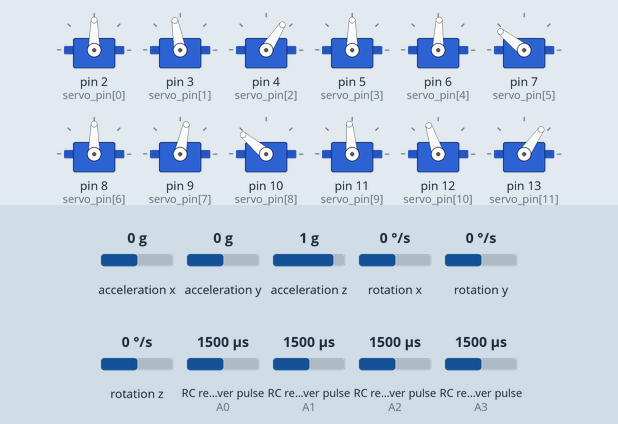
Bench run of a sketch on a simulated Arduino Uno, built with avr-gcc and run on an emulated ATmega328P. Parts: 12 × servo. Wiring (inferred from the names in the program): 4 × RC receiver channel: data A0 / data A1 / data A2 / data A3; MPU-6050 motion sensor at I2C address 0x68. Inputs (shaded band) come from the test bench; at power-on: RC receiver pulse (sensors on A2, A1, A0, A3) 1500 µs, acceleration x 0 g, acceleration y 0 g, acceleration z 1 g, rotation x 0 °/s, rotation y 0 °/s, rotation z 0 °/s. What the sketch prints to the serial monitor is not drawn.

Above: at 5.7 s.
5.8 s: RC receiver pulse (sensor on A2) set to 1528 µs
At 6.28 s:
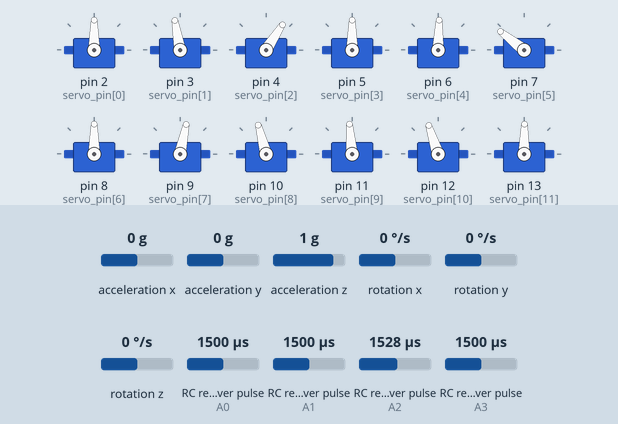
At 7.4 s:
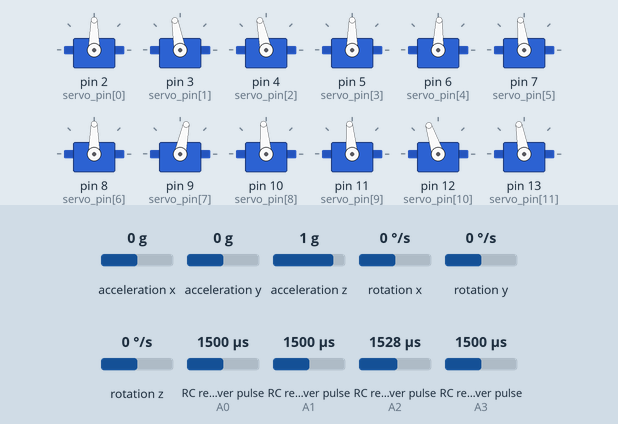
8.2 s: RC receiver pulse (sensor on A1) set to 1469 µs
9.7 s: RC receiver pulse (sensor on A1) set to 1458 µs
At 10.2 s:
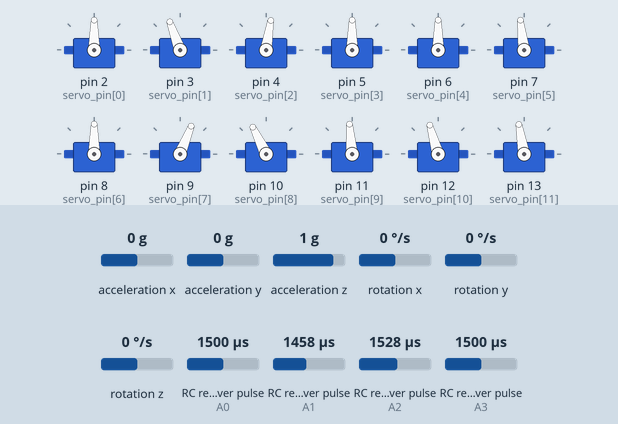
12.7 s: RC receiver pulse (sensor on A0) set to 1476 µs
15.7 s: RC receiver pulse (sensor on A0) set to 1449 µs
At 16.25 s:
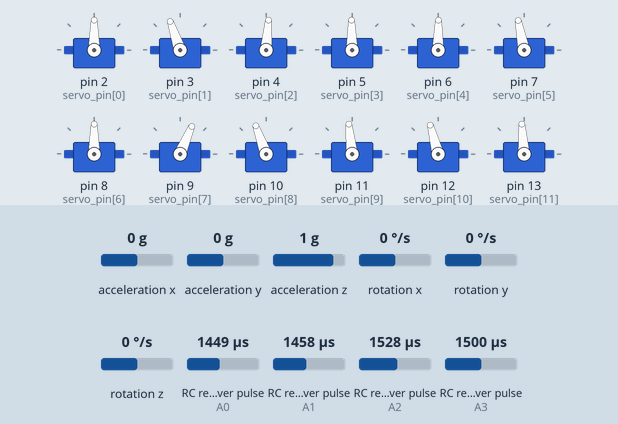
18.7 s: RC receiver pulse (sensor on A0) set to 1020 µs
Timing chart, 0 to 22.7 s (numbered marks = the images above; inputs shaded):
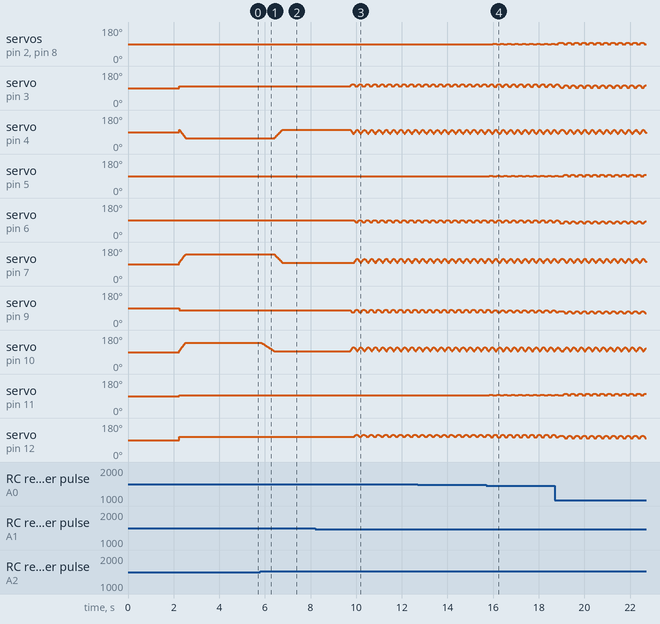

The sketch:

Spot_Mini_Max_The_Robot_Dog.ino
```cpp
/*
Spot Robot controller
Jan De Coster
07/01/2021

More info on www.jandecoster.com
This code is part of an online course. Using this code on your robot requires proper knowledge of the platform.
Do not forget to calibrate your robot to avoid catastrophic failure ;)

RC read based on
Kelvin Nelson's example 24/07/2019
https://create.arduino.cc/projecthub/kelvineyeone/read-pwm-decode-rc-receiver-input-and-apply-fail-safe-6b90eb

*/

#include <Servo.h>

//RC stuff
//RC controller pins
const int CH_0_PIN = A0;
const int CH_1_PIN = A1;
const int CH_2_PIN = A2;
const int CH_3_PIN = A3;
const int deadzone = 20;  //center stick when close to center

int ch_0;
int ch_1;
int ch_2;
int ch_3;
//End RC stuff

//Gyro stuff
#include <Wire.h>
const int MPU = 0x68; // MPU6050 I2C address
float AccX, AccY, AccZ;
float GyroX, GyroY, GyroZ;
float accAngleX, accAngleY, gyroAngleX, gyroAngleY, gyroAngleZ;
float roll, pitch, yaw, oldroll, oldpitch, oldyaw;
float AccErrorX, AccErrorY, GyroErrorX, GyroErrorY, GyroErrorZ;
float elapsedTime, currentTime, previousTime;
int c = 0;

bool safetymode = false;
//End Gyro stuff


Servo servo[12]; //array of servo's

const int servo_pin[12] =  {2, 3, 4, 5, 6, 7, 8, 9, 10, 11, 12, 13};  //arrays of servo pins

const int directions[12] = {1, -1,-1,  1 ,1,1,  -1 ,1,1, -1,-1,-1};  //reflection correction for opposite sides of the robot

const int base[12] = {90 ,100 ,102 ,  90 ,88 ,97 ,  90.00 ,78 ,95 ,  95 ,108 ,100 };
//callibration   these are the base values for each servo, that put Spot in a comfortable starting position


/* Servo's kan not keep their current position, so we store these in an array angleCurrent
 * The target of each servo is placed in angleTarget, and angleSpeed holds each change in angle for each servo, per function call
 * arcPos holds different poses , with values relative to the base values in array base
 */

float angleCurrent[12] = {base[0], base[1], base[2], base[3], base[4], base[5], base[6], base[7], base[8], base[9], base[10], base[11]}; //real-time arcs
float angleTarget[12] = {base[0], base[1], base[2], base[3], base[4], base[5], base[6], base[7], base[8], base[9], base[10], base[11]}; //expected coordinates of the end of the leg
float angleSpeed[12] = {0.00, 0.00, 0.00, 0.00, 0.00, 0.00, 0.00, 0.00, 0.00, 0.00, 0.00, 0.00}; //each axis' speed, needs to be recalculated before each movement

//stap sequentie vooruit
int sb1 = -10;  int so1 = 22;    //sb upperarm  so lowerarm
int sb2 = 2;    int so2 = 1;
int sb3 = -9;   int so3 = 1;      //only for 4 step moves
int sb4 = -21;  int so4 = 19;

//intertia compensation after running
int brb = 1;  int bro = -12;

//brace animation when stopping, to prevent tipping over
int brcb = -14;  int brco = 24;

int pootb = 53;  int pooto = -16;


float arcPos[14][12] = {   //2D array met standen voor elke servo, pas initialisatie aan wanneer je stappen toevoegt !
        //Leg Left Front------Leg right Front-----Leg Left rear----Leg Left rear
        // 0    //base stand
          {0,      0,     0,     0,     0,     0,     0,     0,     0,     0,      0,    0},
        //shldr   up    down  shldr  up    down     shldr  up    down    shldr  up    down

        // 1    //lay down, safety position when RC is lost
          {0,     0,    45,     0,     0,    45,     0,     0,     45,    0,      0,   45},
        //shldr   up    down  shldr  up    down     shldr  up    down    shldr  up    down

        // 2    //stand back , rease back
          {0,     0,    45,     0,     0,    45,     0,      0,     0,    0,      0,     0},
      //shldr   up    down  shldr  up    down     shldr  up    down    shldr  up    down

        // 3    //sit up
          {0,     0,    -15,      0,     0,   -15,     0,      0,    25,    0,      0,   25},
        //shldr   up    down  shldr  up    down     shldr  up    down    shldr  up    down


        // 4    //step 1
          {0,    sb1,    so1,     0,   sb2,   so2,   0,    sb1,   so1,    0,    sb2,   so2},
        //shldr   up    down  shldr  up    down     shldr  up    down    shldr  up    down


        // 5    //step 2
          {0,    sb2,    so2,    0,   sb1,  so1,     0,    sb2,   so2,    0,      sb1,   so1},
        //shldr   up    down  shldr  up    down     shldr  up    down    shldr  up    down

         // 6    //step 3
          {0,    sb3,    so3,    0,   sb1,  so1,    0,    sb3,   so3,    0,    sb1 ,   so1  },
        //shldr   up    down  shldr  up    down     shldr  up    down    shldr  up    down

         // 7    //step 4
          {0,    sb4,    so4,   0,     sb2,    so2,   0,   sb3,   so3,    0,    sb2,     so2},
        //shldr   up    down  shldr  up    down     shldr  up    down    shldr  up    down

         // 8    //stand turn
          {0,    0,     0,      0,      0,    0,        0,   0,   0,      0,    0,     0},
        //shldr   up    down  shldr  up    down     shldr  up    down    shldr  up    down

         // 9    //break forward
          {0,    0,     0,      0,      0,    0,        0,   sb1/3,   so1/3,      0,    sb1/3,   so1/3},
        //shldr   up    down  shldr  up    down     shldr  up    down    shldr  up    down

        // 10    //break backward
          {0,    0,  0,   0,   0,  0,   0,   brb,   bro,      0,    brb,  bro },
        //shldr   up    down  shldr  up    down     shldr  up    down    shldr  up    down

        // 11    //brace
          {0,    brcb,  brco,   0,   brcb,  brco,   0,   brcb,   brco,      0,  brcb,  brco},
        //shldr   up    down  shldr  up    down     shldr  up    down    shldr  up    down

          // 12    //sniff
          {0,    brcb,  brco,   0,   brcb,  brco,   0,   0,   0,      0,  0,  0},
        //shldr   up    down  shldr  up    down     shldr  up    down    shldr  up    down

         // 13    //raise
          {0,    0,  0,   0,   0,  0,   0,   brcb,   brco,      0,  brcb,  brco}
        //shldr   up    down  shldr  up    down     shldr  up    down    shldr  up    down
          };


bool zitten = false; //is Spot sitting down?
bool moving = false; //is Spot moving? then we should wait
bool staan = false; //is Spot standing?
bool movingforward = false; //is Spot moving forward?
bool movingbackward = false; //is Spot moving backward?
bool jumped = false; //did Spot jump?
bool sniffing = false; //is Spot sniffing?
bool raised = false; //is Spot looking up?

int draaihoek = 0;  //left right
int tilthoek = 0;   // up down
int fspeed = 0;     //speed

int currentstep = 1;

void setup() {
  Serial.begin(9600);

  Wire.begin();                      // Initialize comunication
  Wire.beginTransmission(MPU);       // Start communication with MPU6050 // MPU=0x68
  Wire.write(0x6B);                  // Talk to the register 6B
  Wire.write(0x00);                  // Make reset - place a 0 into the 6B register
  Wire.endTransmission(true);        //end the transmission
  Serial.println("Gyro");
  calculate_IMU_error();
  delay(20);

  Serial.println("relay");

  //pinMode(1, OUTPUT); //1 when pin available connect this to a relay for extra safety
  //digitalWrite(1, LOW);
  delay(500);
  Serial.println("attach");
  servo_attach();

  setTargets(1,10); //go to lay down, without filling target arrays

  //digitalWrite(1, HIGH); //start motors with relay
  delay(1000);
  Serial.println("set");


  setTargets(1,10); //go to lay down
  zitten = true;

  delay(1000);


}

void loop() {

checkRC();  //read RC

readGyro();

if(!safetymode){

draaihoek = ch_0/40;
fspeed = -ch_1/25;
tilthoek = ch_3/20;
forwardarray();
turnarray();

  //walking? switch step 1 and 2
  if(abs(ch_1)>40 && !zitten && currentstep==1){
      if(ch_1>0){
        movingforward = true;
        }else{
          movingbackward = true;
          }
    currentstep = 2;
    setTargets(4,10);
    }
  else if(abs(ch_1)>40 && !zitten && currentstep==2){
     if(ch_1>0){
        movingforward = true;
        }else{
           movingbackward = true;
          }
    currentstep = 1;
    setTargets(5,10);
    }
  //not walking ?
  else{

        if(ch_2>0){                 //gaat channel 2 boven 0?
          if(zitten){               //Spot sits? stand
            anim_lig();
            anim_standup();
            zitten = false;
            }
            else{                     //Spot not sitting? go to stand

              zitten = false;

              if(abs(draaihoek)>2 && !zitten){


                setTargets(8,10);
                }else{
                  if(movingforward){
                    setTargets(9,5);
                    movingforward = false;
                    }
                  else if(movingbackward){
                    setTargets(10,5);
                    movingbackward = false;
                    }
                  anim_stand();
                  }

              }
          }

        if(ch_2<-100 && !zitten){     //gaat channel 2 onder -100?
          zitten = true;
          anim_zit();                 // Spot sit
          }

        else if(ch_2<-200 && zitten){      //gaat channel 2 onder -200?
          anim_lig();                 //Spot lay down
          }

        else if(ch_2>220 && !jumped){      //gaat channel 2 boven 200?
          anim_jump();                 //Spot jump
          jumped = true;
          }
        else if(ch_2<200){
          jumped = false;
          }
        if(ch_3>220 && !sniffing && !zitten){
         anim_sniff();
         sniffing = true;
          }
        else if(ch_3<200){
         sniffing = false;
          }
        if(ch_3<-200 && !raised && !zitten){
         anim_raise();
         raised = true;
          }
        else if(ch_3>-180){
         raised = false;
          }


    }
}

else if(ch_2<-200){  //leave safety by going to sitting
  zitten= true;
  safetymode = false;

  }
}

void forwardarray(){ //adjust angles accoridng to input
int comp = -draaihoek*0.9;

if(fspeed>0){  //
sb1 = -10-abs(fspeed/1.5);  so1 = 22-abs(fspeed/1.5);
sb2 = 2-abs(fspeed/1.5);    so2 = 1-abs(fspeed/1.5);
}else{      //achteruit niet te snel
sb1 = -10-abs(fspeed/3);  so1 = 22-abs(fspeed/3);
sb2 = 2-abs(fspeed/3);    so2 = 1-abs(fspeed/3);
  }

  arcPos[4][1] = sb1-draaihoek;         arcPos[4][2] = so1-draaihoek-comp;                  arcPos[4][4] = sb2+fspeed+draaihoek;  arcPos[4][5] = so2+draaihoek+comp+fspeed/2;   arcPos[4][7] = sb1+draaihoek;          arcPos[4][8] = so1+draaihoek+comp;             arcPos[4][10] = sb2+fspeed-draaihoek; arcPos[4][11] = so2+fspeed/2-draaihoek+comp;
  arcPos[5][1] = sb2+fspeed-draaihoek;  arcPos[5][2] = so2+fspeed/2-draaihoek-comp;         arcPos[5][4] = sb1+draaihoek;         arcPos[5][5] = so1+draaihoek+comp;            arcPos[5][7] = sb2+fspeed+draaihoek;   arcPos[5][8] = so2+fspeed/2+draaihoek+comp;    arcPos[5][10] = sb1-draaihoek;        arcPos[5][11] = so1-draaihoek+comp;
}

void turnarray(){  //adjust angles accoridng to input

  int comp = -draaihoek*0.9;


  arcPos[4][0] = 0;      arcPos[4][3] = -draaihoek;     arcPos[4][6] = 0;           arcPos[4][9] = draaihoek;
  arcPos[5][0] = -draaihoek;      arcPos[5][3] = 0;     arcPos[5][6] = draaihoek;   arcPos[5][9] = 0;

  arcPos[8][0] = -draaihoek;
  arcPos[8][1] = -draaihoek;
  arcPos[8][2] = -draaihoek-comp;
  arcPos[8][3] = -draaihoek;
  arcPos[8][4] = draaihoek;
  arcPos[8][5] = draaihoek+comp;
  arcPos[8][6] = draaihoek;
  arcPos[8][7] = draaihoek;
  arcPos[8][8] = draaihoek+comp;
  arcPos[8][9] = draaihoek;
  arcPos[8][10] = -draaihoek;
  arcPos[8][11] = -draaihoek-comp;
  }


void anim_standup(){  //sit up, back first, then front legs
   setTargets(2,5);
   setTargets(0,8);
  }

void anim_lig(){   //lay down
  setTargets(1,8);
  }

void anim_zit(){ //sit
  setTargets(3,2);
  }

void anim_stand(){ //go to stand not from sitting
   setTargets(0,2);
  }

void anim_trappel(){ //go to stand not from sitting
   setTargets(4,15);
   setTargets(5,15);
  }

void anim_jump(){
  setTargets(0,2);
  setTargets(11,4);
  setTargets(0,20);
  }

void anim_sniff(){
  setTargets(12,2);
  }

void anim_raise(){
  setTargets(13,2);
  }


void setTargets(int pos, float myspeed){    // pos = row in array    myspeed = speed from 1 to 20

moving = true;
float delta[12];
float maxDelta = 0;

if(myspeed>20){ myspeed = 20;}
if(myspeed<1){ myspeed = 1;}

for (int i=0; i < 12; i++){

  angleTarget[i] = base[i]+arcPos[pos][i]*directions[i];
  delta[i] = base[i]+arcPos[pos][i]*directions[i] - angleCurrent[i];

  if(abs(delta[i])>maxDelta){
    maxDelta = abs(delta[i]);
    }

  if(delta[i]>0){
    angleSpeed[i] = myspeed;
    }
  else if(delta[i]<0){
    angleSpeed[i] = -myspeed;
    }
  else{
      angleSpeed[i] = 0;
      }

  }

  while(moving){  //repeat function while servo's not at destination
    setServos();
    delay(5); //give it some time
    }

}

void setServos(){

  int speedcount = 0; //count all servo's that are still moving

  //for each servo, what is the distance between current angle and target angle
  //smaller then 1? make current angle target angle en put speed to 0
  //if not, add speed to current angle with factor 1/10 adjusted with speed


  for (int i=0; i < 12; i++){
    if(abs(angleTarget[i]-angleCurrent[i])<=1){
        angleCurrent[i] = angleTarget[i];
        angleSpeed[i] = 0;
        }else{
         angleCurrent[i] += angleSpeed[i]/10;
          }

    servo[i].write(constrain(angleCurrent[i],10,170));  //angles are put in the array, now put the servo at right position
  }

  //are servo's still moving?
  for (int i=0; i < 12; i++){
    speedcount += abs(angleSpeed[i]);
    }
  //if not  (speedcount = 0) stop moving, while loop stops
  if(speedcount==0){
    moving = false;
    }

}


void servo_attach(void){
  for (int i = 0; i < 12; i++)
  {
    servo[i].attach(servo_pin[i]);

    delay(100);
  }
}


void checkRC(){ //convert RC pulses to variables
   // Read pulse width from receiver
  ch_0 = pulseIn(CH_0_PIN, HIGH, 25000);
  ch_1 = pulseIn(CH_1_PIN, HIGH, 25000);
  ch_2 = pulseIn(CH_2_PIN, HIGH, 25000);
  ch_3 = pulseIn(CH_3_PIN, HIGH, 25000);

  ch_0 = pulseToPWM(ch_0);
  ch_1 = pulseToPWM(ch_1);
  ch_2 = pulseToPWM(ch_2);
  ch_3 = pulseToPWM(ch_3);


  }


// Convert RC pulse value to motor PWM value
int pulseToPWM(int pulse) {

  // pulses between 1000 and 2000 converted to -255 and 255

  if ( pulse > 1000 ) {
    pulse = map(pulse, 1000, 2000, -500, 500);
    pulse = constrain(pulse, -255, 255);
  } else {
    pulse = 0;
  }

  // Anything in deadzone should stop the motor
  if ( abs(pulse) <= deadzone ) {
    pulse = 0;
  }

  return pulse;
}


void readAcc(){
  // === Read acceleromter data === //
  Wire.beginTransmission(MPU);
  Wire.write(0x3B); // Start with register 0x3B (ACCEL_XOUT_H)
  Wire.endTransmission(false);
  Wire.requestFrom(MPU, 6, true); // Read 6 registers total, each axis value is stored in 2 registers
  //For a range of +-2g, we need to divide the raw values by 16384, according to the datasheet
  AccX = (Wire.read() << 8 | Wire.read()) / 16384.0; // X-axis value
  AccY = (Wire.read() << 8 | Wire.read()) / 16384.0; // Y-axis value
  AccZ = (Wire.read() << 8 | Wire.read()) / 16384.0; // Z-axis value
  // Calculating Roll and Pitch from the accelerometer data
  accAngleX = (atan(AccY / sqrt(pow(AccX, 2) + pow(AccZ, 2))) * 180 / PI) - 0.58; // AccErrorX ~(0.58) See the calculate_IMU_error()custom function for more details
  accAngleY = (atan(-1 * AccX / sqrt(pow(AccY, 2) + pow(AccZ, 2))) * 180 / PI) + 1.58; // AccErrorY ~(-1.58)

  }

void readGyro(){
// === Read gyroscope data === //
  previousTime = currentTime;        // Previous time is stored before the actual time read
  currentTime = millis();            // Current time actual time read
  elapsedTime = (currentTime - previousTime) / 1000; // Divide by 1000 to get seconds
  Wire.beginTransmission(MPU);
  Wire.write(0x43); // Gyro data first register address 0x43
  Wire.endTransmission(false);
  Wire.requestFrom(MPU, 6, true); // Read 4 registers total, each axis value is stored in 2 registers
  GyroX = (Wire.read() << 8 | Wire.read()) / 131.0; // For a 250deg/s range we have to divide first the raw value by 131.0, according to the datasheet
  GyroY = (Wire.read() << 8 | Wire.read()) / 131.0;
  GyroZ = (Wire.read() << 8 | Wire.read()) / 131.0;
  // Correct the outputs with the calculated error values
  GyroX = GyroX + 0.56; // GyroErrorX ~(-0.56)
  GyroY = GyroY - 2; // GyroErrorY ~(2)
  GyroZ = GyroZ + 0.79; // GyroErrorZ ~ (-0.8)

  // Currently the raw values are in degrees per seconds, deg/s, so we need to multiply by sendonds (s) to get the angle in degrees
  gyroAngleX = gyroAngleX + GyroX * elapsedTime; // deg/s * s = deg
  gyroAngleY = gyroAngleY + GyroY * elapsedTime;
  yaw =  yaw + GyroZ * elapsedTime;

  // Complementary filter - combine acceleromter and gyro angle values
  roll = 0.96 * gyroAngleX + 0.04 * accAngleX;
  pitch = 0.96 * gyroAngleY + 0.04 * accAngleY;

//  // Print the values on the serial monitor
//  Serial.print(roll);
//  Serial.print("/");
//  Serial.print(pitch);
//  Serial.print("/");
//  Serial.println(yaw);

    if(abs(GyroX)>200){
      Serial.println(GyroX);
      safetymode = true;
      setTargets(1,5);

      }
  if(abs(GyroY)>200){
      Serial.println(GyroY);
      safetymode = true;
      setTargets(1,5);
      }
    if(abs(GyroZ)>200){
      Serial.println(GyroZ);
      safetymode = true;
      setTargets(1,5);
      }
}

void calculate_IMU_error() {
  // We can call this funtion in the setup section to calculate the accelerometer and gyro data error. From here we will get the error values used in the above equations printed on the Serial Monitor.
  // Note that we should place the IMU flat in order to get the proper values, so that we then can the correct values
  // Read accelerometer values 200 times
  while (c < 200) {
    Wire.beginTransmission(MPU);
    Wire.write(0x3B);
    Wire.endTransmission(false);
    Wire.requestFrom(MPU, 6, true);
    AccX = (Wire.read() << 8 | Wire.read()) / 16384.0 ;
    AccY = (Wire.read() << 8 | Wire.read()) / 16384.0 ;
    AccZ = (Wire.read() << 8 | Wire.read()) / 16384.0 ;
    // Sum all readings
    AccErrorX = AccErrorX + ((atan((AccY) / sqrt(pow((AccX), 2) + pow((AccZ), 2))) * 180 / PI));
    AccErrorY = AccErrorY + ((atan(-1 * (AccX) / sqrt(pow((AccY), 2) + pow((AccZ), 2))) * 180 / PI));
    c++;
  }
  //Divide the sum by 200 to get the error value
  AccErrorX = AccErrorX / 200;
  AccErrorY = AccErrorY / 200;
  c = 0;
  // Read gyro values 200 times
  while (c < 200) {
    Wire.beginTransmission(MPU);
    Wire.write(0x43);
    Wire.endTransmission(false);
    Wire.requestFrom(MPU, 6, true);
    GyroX = Wire.read() << 8 | Wire.read();
    GyroY = Wire.read() << 8 | Wire.read();
    GyroZ = Wire.read() << 8 | Wire.read();
    // Sum all readings
    GyroErrorX = GyroErrorX + (GyroX / 131.0);
    GyroErrorY = GyroErrorY + (GyroY / 131.0);
    GyroErrorZ = GyroErrorZ + (GyroZ / 131.0);
    c++;
  }
  //Divide the sum by 200 to get the error value
  GyroErrorX = GyroErrorX / 200;
  GyroErrorY = GyroErrorY / 200;
  GyroErrorZ = GyroErrorZ / 200;
  // Print the error values on the Serial Monitor
  Serial.print("AccErrorX: ");
  Serial.println(AccErrorX);
  Serial.print("AccErrorY: ");
  Serial.println(AccErrorY);
  Serial.print("GyroErrorX: ");
  Serial.println(GyroErrorX);
  Serial.print("GyroErrorY: ");
  Serial.println(GyroErrorY);
  Serial.print("GyroErrorZ: ");
  Serial.println(GyroErrorZ);
}
```

Measured:
- the behaviour switches between 1519 and 1520 µs on RC receiver pulse (sensor on A2) (found by bisection; images 0 and 1)
- the behaviour switches between 1459 and 1458 µs on RC receiver pulse (sensor on A1) (found by bisection; images 2 and 3)
- the behaviour switches between 1460 and 1459 µs on RC receiver pulse (sensor on A0) (found by bisection; images 3 and 4)
- after the input at 5.8 s, servo on pin 4 (servo_pin[2]): moves from 57° to 102° over 0.33 s, starting after 0.63 s; servo on pin 7 (servo_pin[5]): moves from 142° to 97° over 0.33 s, starting after 0.63 s
- after the input at 8.2 s, every drawn part: stays the same
- after the input at 15.7 s, servo on pin 2 (servo_pin[0]): alternates 91° for 0.16 s and 90° for 0.16 s, starting after 0.29 s; servo on pin 5 (servo_pin[3]): alternates 91° for 0.16 s and 90° for 0.16 s, starting after 0.13 s
